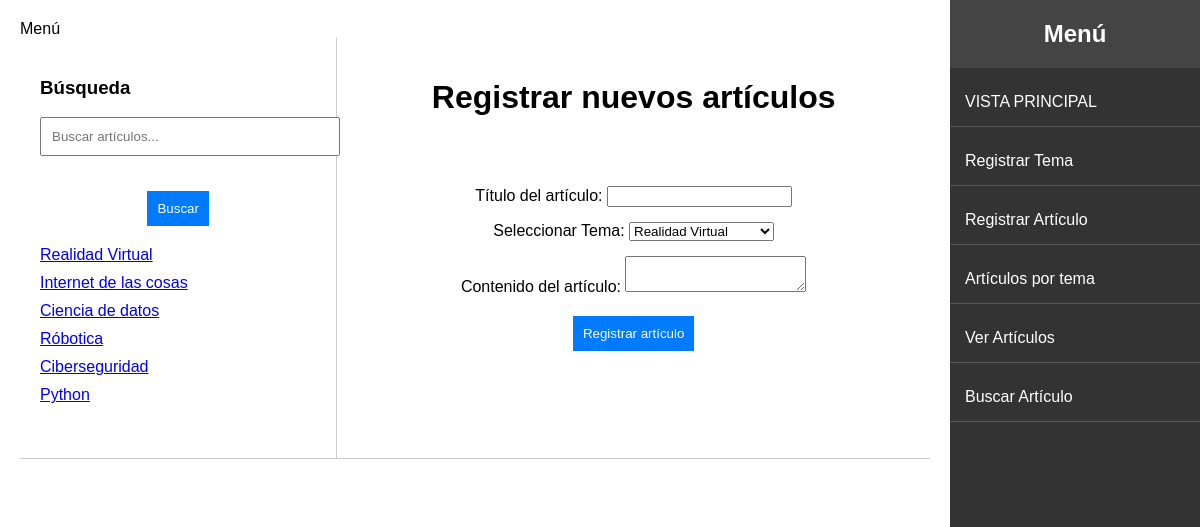
Screenshot of /nuevoArticulo with the database file from the repository.
### wikiApp/models.py (models this page shows, shortened)
class tema(models.Model):
    nombreTema = models.CharField(max_length=128, null=True, blank=True)
    descripcionTema = models.CharField(max_length=512, null=True, blank=True)

### wikiApp/views.py (the view, shortened to what this page needs)
# urls.py: path('nuevoArticulo',views.nuevoArticulo,name='nuevoArticulo'),
def nuevoArticulo(request):
    temasTotales = tema.objects.all()  # Obtener todos los temas registrados
    return render(request, 'nuevoArticulo.html', {'temasTotales': temasTotales})

### wikiApp/templates/nuevoArticulo.html (shortened to what this page needs)
{% extends "layout.html" %}
{% block h2 %}
    Menú
{% endblock %}
{% block contenido %}
<div class="container">
    <div class="top">
        <div class="left">
            <h3>Búsqueda</h3>
            <div class="search-bar">
                <form method="GET" action="{% url 'wikiApp:vistaBusqueda' %}">
                    <input type="text" name="query" placeholder="Buscar artículos..." style="width: 100%; padding: 10px;" required>
                    <button type="submit">Buscar</button>
                </form>
            </div>
            <ul id="tema-list">
                {% for temaInfo in temasTotales %}
                    <li>
                        <a href="{% url 'wikiApp:articuloxTema' tema_id=temaInfo.id %}" class="tema-link">
                            {{ temaInfo.nombreTema }}
                        </a>
                    </li>
                {% empty %}
                    <p>No hay temas registrados.</p>
                {% endfor %}
            </ul>
        </div>
        <div class="right">
            <h1>Registrar nuevos artículos</h1>
            <form method="POST" action="{% url 'wikiApp:nuevoArticulo' %}">
                <div>
                    <label for="nombreTema">Título del artículo:</label>
                    <input type="text" id="tituloArticulo" name="tituloArticulo" required>
                </div>
                <div>
                    <label for="tema">Seleccionar Tema:</label>
                    <select name="tema" id="tema" required>
                        {% for tema in temasTotales %}
                            <option value="{{ tema.id }}">{{ tema.nombreTema }}</option>
                        {% endfor %}
                    </select>
                </div>
                <div>
                    <label for="contenidoArticulo">Contenido  del artículo:</label>
                    <textarea id="contenidoArticulo" name="contenidoArticulo" required></textarea>
                </div>
                <button type="submit">Registrar artículo</button>
            </form>
        </div>
    </div>
    <div class="bottom">
    </div>
</div>
{% endblock %}

### wikiApp/templates/layout.html (style rules this page uses)
body { font-family: Arial, sans-serif; margin: 0; padding: 0; display: flex; flex-direction: row-reverse; }

### wikiApp/templates/nuevoArticulo.html (style rules this page uses)
.container { display: flex; flex-direction: column; height: 100%; }
.top { display: flex; flex: 1; }
.left { flex: 1; border-right: 1px solid #ccc; padding: 20px; }
.right { flex: 2; padding: 20px; text-align: center; }
.bottom { border-top: 1px solid #ccc; padding: 20px; }
.search-bar { margin-bottom: 20px; }
ul { list-style: none; padding: 0; }
li { margin: 10px 0; }
button { display: block; margin: 20px auto; padding: 10px; background-color: #007BFF; color: white; border: none; cursor: pointer; }
h1 { margin-bottom: 70px; }
input { margin-bottom: 15px; }
select { margin-bottom: 15px; }

### rows the page displays
tema: nombreTema "Realidad Virtual"
tema: nombreTema "Internet de las cosas"
tema: nombreTema "Ciencia de datos"
tema: nombreTema "Róbotica"
tema: nombreTema "Ciberseguridad"
tema: nombreTema "Python"

### other values shown
form field tema "Realidad Virtual"
